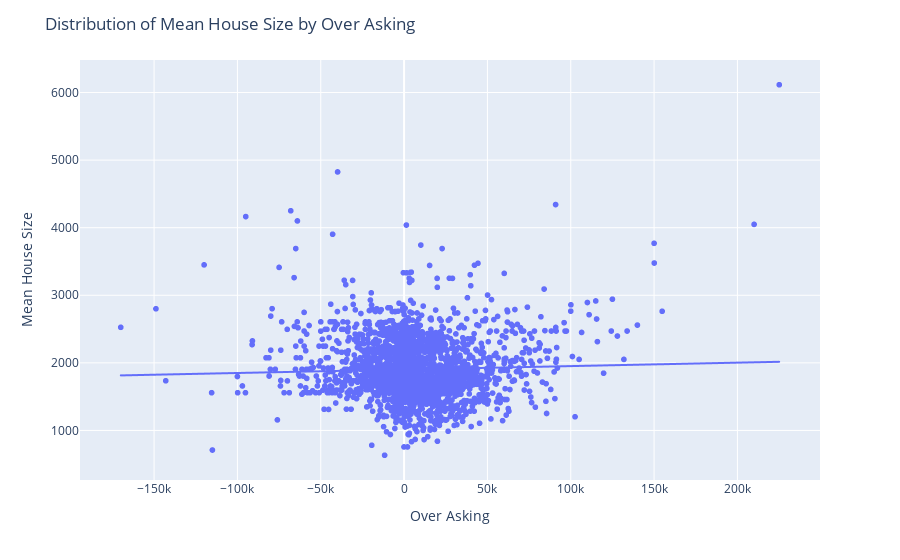

Here is the notebook cell this chart was saved with:
### Code cell
df_mean = th_df.groupby('Over Asking')['SqFt'].mean().reset_index()

fig = px.scatter(df_mean, x='Over Asking', y='SqFt', trendline='ols', 
                 labels={'Over Asking':'Over Asking', 'SqFt':'Mean House Size'})
fig.update_layout(title='Distribution of Mean House Size by Over Asking')
fig.show()

### Figure 1 — Plotly figure (JSON) as saved in the notebook; plotly's stock layout.template omitted (floating-point values rounded to 4 significant figures; data arrays with more than 128 entries replaced by an {"elided": "..."} marker saying what was removed)
{"data": [{"hovertemplate": "Over Asking=%{x}<br>Mean House Size=%{y}<extra></extra>", "legendgroup": "", "marker": {"color": "#636efa", "symbol": "circle"}, "mode": "markers", "name": "", "showlegend": false, "type": "scattergl", "x": {"elided": "2680 int values"}, "xaxis": "x", "y": {"elided": "2680 float values"}, "yaxis": "y"}, {"hovertemplate": "<b>OLS trendline</b><br>SqFt = 0.000509979 * Over Asking + 1901.07<br>R<sup>2</sup>=0.001225<br><br>Over Asking=%{x}<br>Mean House Size=%{y} <b>(trend)</b><extra></extra>", "legendgroup": "", "marker": {"color": "#636efa", "symbol": "circle"}, "mode": "lines", "name": "", "showlegend": false, "type": "scattergl", "x": {"elided": "2680 int values"}, "xaxis": "x", "y": {"elided": "2680 float values"}, "yaxis": "y"}], "layout": {"legend": {"tracegroupgap": 0}, "margin": {"t": 60}, "title": {"text": "Distribution of Mean House Size by Over Asking"}, "xaxis": {"anchor": "y", "domain": [0, 1], "title": {"text": "Over Asking"}}, "yaxis": {"anchor": "x", "domain": [0, 1], "title": {"text": "Mean House Size"}}}}
